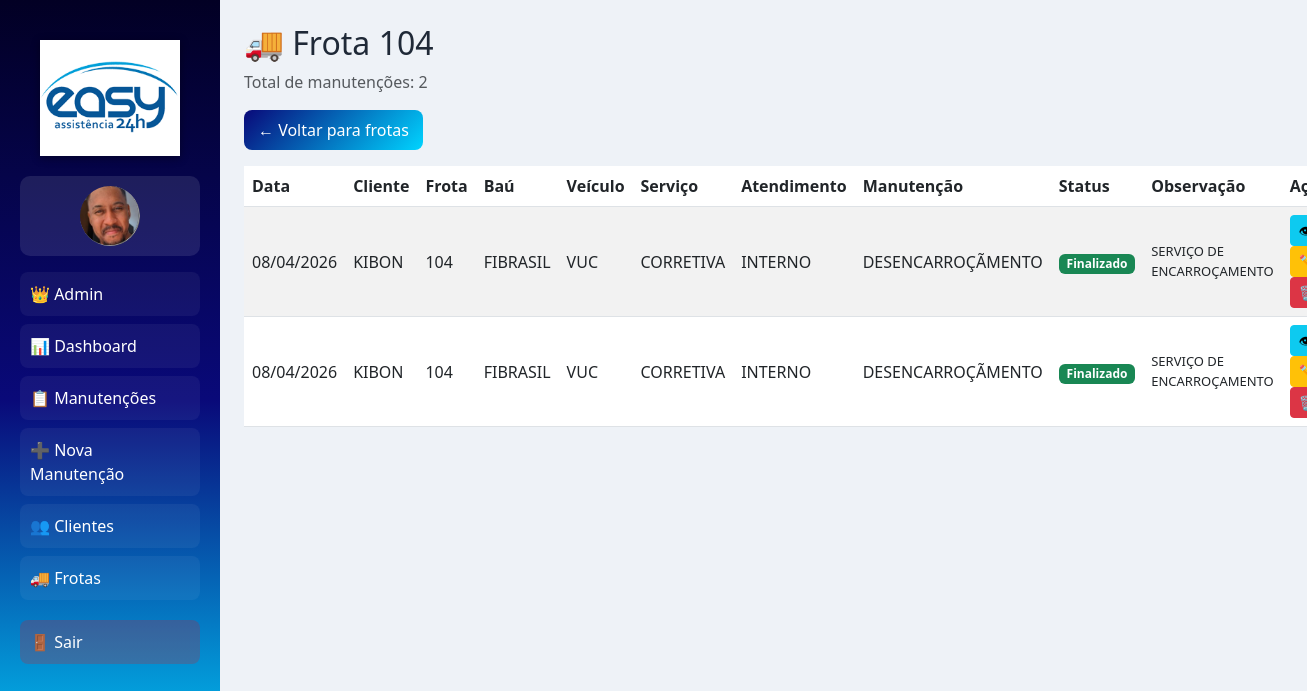
Before: /frotas/104 (signed in) with the older database file.
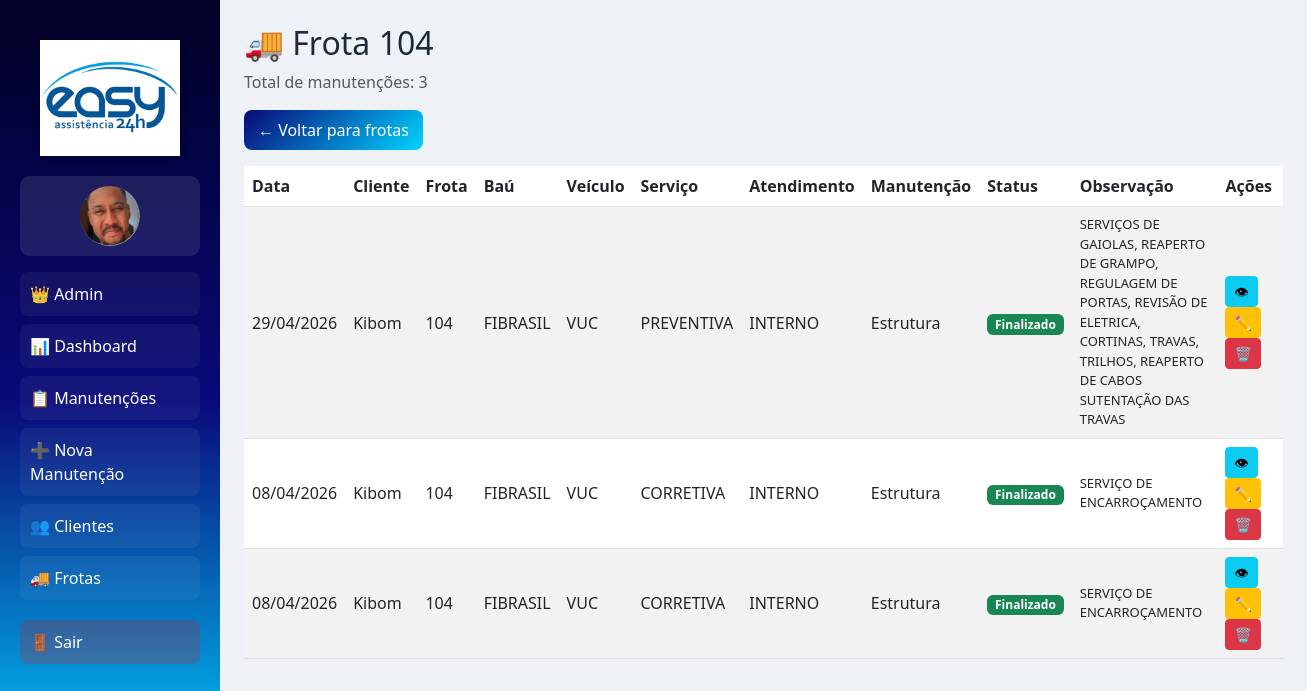
After: the same page with the newer database file.
### models/manutencao.py (models this page shows)
class Manutencao(db.Model):
    __tablename__ = "manutencoes"
    id = db.Column(db.Integer, primary_key=True, autoincrement=True)
    data = db.Column(db.Date)
    numero_frota = db.Column(db.String)
    bau = db.Column(db.String)
    tipo_veiculo = db.Column(db.String)
    tipo_servico = db.Column(db.String)
    tipo_atendimento = db.Column(db.String)
    tipo_manutencao = db.Column(db.String)
    status = db.Column(db.String)
    observacao = db.Column(db.String)
    cliente = db.Column(db.String)
    os = db.Column(db.String(50))

### routes/frotas.py (the view)
@frotas_bp.route("/<frota>")
def detalhe_frota(frota):
    if not session.get("user_id"):
        return redirect("/login")
    registros = [
        r for r in Manutencao.query.all()
        if formatar_frota(r.numero_frota) == frota
    ]
    def parse_data(data):
        if isinstance(data, datetime):
            return data
        try:
            return datetime.strptime(str(data), "%Y-%m-%d")
        except:
            return datetime.min
    registros = sorted(
        registros,
        key=lambda x: parse_data(x.data),
        reverse=True
    )
    return render_template(
        "frotas_detalhe.html",
        frota=frota,
        registros=registros
    )

### routes/frotas.py (called while the page is built)
def formatar_frota(valor):
    try:
        return str(int(float(valor)))
    except:
        return "Sem frota"

### templates/frotas_detalhe.html
{% extends "base.html" %}
{% block content %}
<h2 class="mb-2">🚚 Frota {{ frota }}</h2>
<p class="text-muted mb-3">
  Total de manutenções: {{ registros|length }}
</p>
<div class="mb-3">
  <a href="/frotas" class="btn-voltar">
    ← Voltar para frotas
  </a>
</div>
<table class="table table-striped table-hover" id="tabelaManutencoes">
  <thead>
    <tr>
      <th>Data</th>
      <th>Cliente</th>
      <th>Frota</th>
      <th>Baú</th>
      <th>Veículo</th>
      <th>Serviço</th>
      <th>Atendimento</th>
      <th>Manutenção</th>
      <th>Status</th>
      <th>Observação</th>
      <th>Ações</th>
    </tr>
  </thead>
  <tbody>
    {% for m in registros %}
    <tr>
      <td>
        {{ m.data.strftime('%d/%m/%Y') if m.data else '' }}
      </td>
      <td>{{ m.cliente }}</td>
      <td>{{ m.numero_frota }}</td>
      <td>{{ m.bau }}</td>
      <td>{{ m.tipo_veiculo }}</td>
      <td>{{ m.tipo_servico }}</td>
      <td>{{ m.tipo_atendimento }}</td>
      <td>{{ m.tipo_manutencao }}</td>
      <td>
        {% if "finalizado" in (m.status or "").lower() %}
          <span class="badge bg-success">Finalizado</span>
        {% elif "andamento" in (m.status or "").lower() %}
          <span class="badge bg-warning text-dark">Em andamento</span>
        {% else %}
          <span class="badge bg-secondary">{{ m.status }}</span>
        {% endif %}
      </td>
      <td class="obs-col">
        {{ m.observacao }}
      </td>
      <td>
        <button
          class="btn btn-info btn-sm"
          onclick="abrirModal(
            '{{ m.cliente }}',
            '{{ m.numero_frota }}',
            '{{ m.tipo_servico }}',
            '{{ m.status }}',
            `{{ m.observacao | escape }}`
          )">
          👁
        </button>
        <a href="/manutencoes/editar/{{ m.id }}" class="btn btn-warning btn-sm">
          ✏️
        </a>
        <a href="/manutencoes/excluir/{{ m.id }}"
           class="btn btn-danger btn-sm"
           onclick="return confirm('Deseja excluir essa manutenção?')">
          🗑️
        </a>
      </td>
    </tr>
    {% endfor %}
  </tbody>
</table>
{% endblock %}

### templates/base.html (shortened to what this page needs)
<!DOCTYPE html>
<html lang="pt-br">
<head>
  <link href="https://cdn.jsdelivr.net/npm/bootstrap@5.3.0/dist/css/bootstrap.min.css" rel="stylesheet">
  <link href="https://cdn.jsdelivr.net/npm/bootstrap-icons@1.10.5/font/bootstrap-icons.css" rel="stylesheet">
  <link rel="stylesheet" href="{{ url_for('static', filename='css/style.css') }}">
</head>
<body>
<div class="d-flex">
  <div class="sidebar">
    <div class="logo-container">
      <img src="{{ url_for('static', filename='img/logo.png') }}" class="logo-img">
    </div>
    <div class="user-box text-center mb-3">
      <div class="user-avatar">
        {% if session.get("user_foto") %}
          <img src="{{ session.get('user_foto') }}" class="avatar-img">
        {% else %}
          👤
        {% endif %}
      </div>
    </div>
    {% if session.get("user_role") == "admin" %}
      <a href="{{ url_for('admin.dashboard_admin') }}" class="menu-item">
        👑 Admin
      </a>
    {% endif %}
    <a href="{{ url_for('dashboard.dashboard') }}" class="menu-item">📊 Dashboard</a>
    <a href="{{ url_for('manutencao.lista') }}" class="menu-item">📋 Manutenções</a>
    <a href="{{ url_for('manutencao.nova') }}" class="menu-item">
      ➕ Nova Manutenção
    </a>
    <a href="/clientes/" class="menu-item">👥 Clientes</a>
    <a href="/frotas" class="menu-item">🚚 Frotas</a>
    <a href="/logout" class="menu-item logout">🚪 Sair</a>
  </div>
  <div class="content p-4 w-100">
    {% block content %}{% endblock %}
  </div>
</div>
</body>
</html>

### static/css/style.css (style rules this page uses)
:root { --gradient-start: #020024; --gradient-mid: #090979; --gradient-end: #00d4ff; --primary: #1e3a8a; --secondary: #3b82f6; --bg: #eef2f7; --card: #ffffff; --text: #1f2937; --muted: #6b7280; --border: #d1d5db; }
body { background: var(--bg); font-family: 'Segoe UI', sans-serif; color: var(--text); }
.sidebar { width: 220px; height: 100vh; background: linear-gradient( 180deg, var(--gradient-start) 0%, var(--gradient-mid) 50%, var(--gradient-end) 100% ); padding: 20px; position: fixed; }
.menu-item { display: block; color: #fff; text-decoration: none; padding: 10px; margin-bottom: 8px; transition: 0.2s; }
.content { margin-left: 220px; }
td { vertical-align: middle; }
td:nth-child(10) { max-width: 300px; white-space: normal; font-size: 13px; }
.logo-container { text-align: center; padding: 20px 10px; }
.logo-img { width: 140px; max-width: 100%; filter: drop-shadow(0 2px 4px rgba(0,0,0,0.4)); transition: 0.3s; }
.menu-item { text-decoration: none; color: #fff; padding: 10px; border-radius: 8px; background: rgba(255,255,255,0.05); transition: 0.3s; }
.logout { margin-top: 20px; background: rgba(255,0,0,0.2); }
.user-box { padding: 10px; border-radius: 10px; background: rgba(255,255,255,0.1); color: white; }
.user-avatar { font-size: 28px; }
.avatar-img { width: 60px; height: 60px; border-radius: 50%; object-fit: cover; }
.btn-voltar { display: inline-block; background: linear-gradient(135deg, #090979, #00d4ff); color: #fff; padding: 8px 14px; border-radius: 8px; text-decoration: none; font-weight: 500; transition: 0.2s; }
.obs-col { max-width: 250px; white-space: nowrap; overflow: hidden; text-overflow: ellipsis; }
:root { --xodo-azul: #5AA0C8; --xodo-roxo: #5A3D9A; --xodo-azul-forte: #2F80ED; }

Changed rows visible on the page:
removed Manutencao: data "08/04/2026", cliente "KIBON", numero_frota "104", bau "FIBRASIL", tipo_veiculo "VUC", tipo_servico "CORRETIVA", tipo_atendimento "INTERNO", tipo_manutencao "DESENCARROÇÃMENTO", status "Finalizado", observacao "SERVIÇO DE ENCARROÇAMENTO"
removed Manutencao: data "08/04/2026", cliente "KIBON", numero_frota "104", bau "FIBRASIL", tipo_veiculo "VUC", tipo_servico "CORRETIVA", tipo_atendimento "INTERNO", tipo_manutencao "DESENCARROÇÃMENTO", status "Finalizado", observacao "SERVIÇO DE ENCARROÇAMENTO"
now on this page (row edited): Manutencao: data "29/04/2026", cliente "Kibom", numero_frota "104", bau "FIBRASIL", tipo_veiculo "VUC", tipo_servico "PREVENTIVA", tipo_atendimento "INTERNO", tipo_manutencao "Estrutura", status "Finalizado", observacao "SERVIÇOS DE GAIOLAS, REAPERTO DE GRAMPO, REGULAGEM DE PORTAS, REVISÃO DE ELETRICA, CORTINAS, TRAVAS, TRILHOS, REAPERTO DE CABOS SUTENTAÇÃO DAS TRAVAS"
now on this page (row edited): Manutencao: data "08/04/2026", cliente "Kibom", numero_frota "104", bau "FIBRASIL", tipo_veiculo "VUC", tipo_servico "CORRETIVA", tipo_atendimento "INTERNO", tipo_manutencao "Estrutura", status "Finalizado", observacao "SERVIÇO DE ENCARROÇAMENTO"
now on this page (row edited): Manutencao: data "08/04/2026", cliente "Kibom", numero_frota "104", bau "FIBRASIL", tipo_veiculo "VUC", tipo_servico "CORRETIVA", tipo_atendimento "INTERNO", tipo_manutencao "Estrutura", status "Finalizado", observacao "SERVIÇO DE ENCARROÇAMENTO"
Other visible differences:
{{ registros|length }}: "2" → "3"
